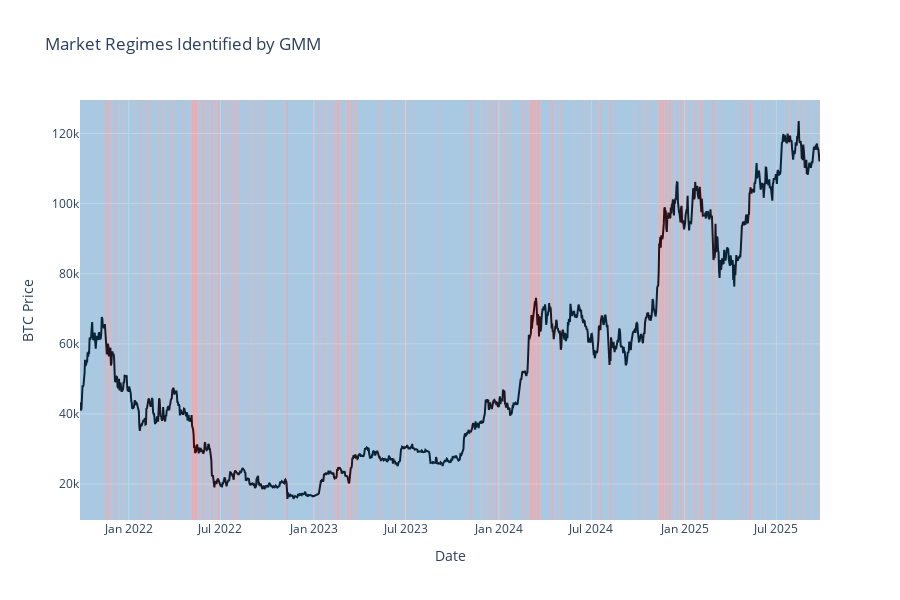

This figure's notebook cell:
### Code cell
# Fit a Gaussian Mixture Model to identify market regimes
gmm = RegimeGMM(n_regimes=2).fit(factors_df)

# Plot with BTC price series
fig_gmm = viz.plot_regimes(price=btc, regimes=gmm.labels_, title="Market Regimes Identified by GMM")
fig_gmm.show()
